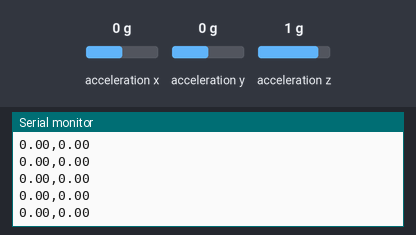
Bench run of a sketch on a simulated Arduino Leonardo, built with avr-gcc and run on an emulated ATmega32U4. Shown: the last lines printed to the serial monitor. The inputs (shaded band) are chosen by the test bench; at power-on: acceleration x 0 g, acceleration y 0 g, acceleration z 1 g.

Above: at 2.2 s.
2.3 s: acceleration x set to -1.4 g
At 2.51 s:
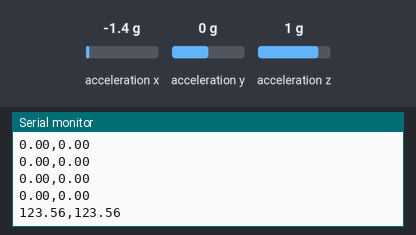
3.8 s: acceleration x set to -0.8 g
At 3.86 s:
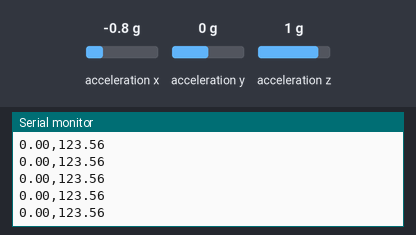
Timing chart, 0 to 6.8 s (numbered marks = the images above; inputs shaded):
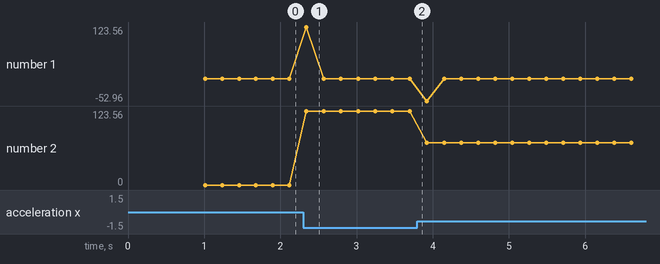

Measured:
- after the input at 2.3 s, the serial monitor: prints a new line at once (image 1)
- plotted number 2: 0 → 123.56 after the input at 2.3 s, 123.56 → 70.61 after the input at 3.8 s

The sketch:

AccelBluetoothFinal.ino
```cpp
//Service UUID:
//0000ffe0-0000-1000-8000-00805f9b34fb

//Characteristic UUID (Readable, Writable, Notifications):
//0000ffe1-0000-1000-8000-00805f9b34fb

#include <SoftwareSerial.h>
#include <Wire.h>
#include <SPI.h>
#include <Adafruit_LIS3DH.h>
#include <Adafruit_Sensor.h>

// PIN 7 = BT TX; PIN 2 = BT RX
SoftwareSerial BT(7,2);

Adafruit_LIS3DH lis = Adafruit_LIS3DH();

float previousAngle;

void setup(void) {
    delay(1000);
    Serial.println("Setting up Arduino...");
    Serial.begin(4800);
    while (!Serial) delay(10);     // will pause Zero, Leonardo, etc until serial console opens
    Serial.println("Serial started.");
    BT.begin(4800);
    Serial.println("Bluetooth started.");

    if (! lis.begin(0x18)) {   // change this to 0x19 for alternative i2c address
        Serial.println("Couldn't find LISD3H (accelerometer). Quitting...");
        while (1) yield();
    }
    Serial.println("LIS3DH (accelerometer) found.");

    lis.setRange(LIS3DH_RANGE_4_G);   // 2, 4, 8 or 16 G
    Serial.print("Set range: ");
    Serial.print(2 << lis.getRange());
    Serial.println("G");
    previousAngle = 0.0;
    Serial.println("Setup complete.");
}

void loop() {
    lis.read();      // get X Y and Z data at once

    /* Print out the raw data
    Serial.print("X:  "); Serial.print(lis.x);
    Serial.print("  \tY:  "); Serial.print(lis.y);
    Serial.print("  \tZ:  "); Serial.print(lis.z); */

    // Get a new sensor event, normalized
    sensors_event_t event;
    lis.getEvent(&event);
    float xTilt = event.acceleration.x;
    float deg = abs(xTilt * 9.0);
    float change = deg - previousAngle;

    /* Display the results (acceleration is measured in m/s^2)
    Serial.print("\t\tX: "); Serial.print(event.acceleration.x);
    Serial.print(" \tY: "); Serial.print(event.acceleration.y);
    Serial.print(" \tZ: "); Serial.print(event.acceleration.z);
    Serial.println(" m/s^2 "); */

    String data = String(change);
    data += ",";
    data += deg;
    Serial.println(data);
    BT.print(data);
    previousAngle = deg;

    //delay(10);
    delay(200);
}
```
